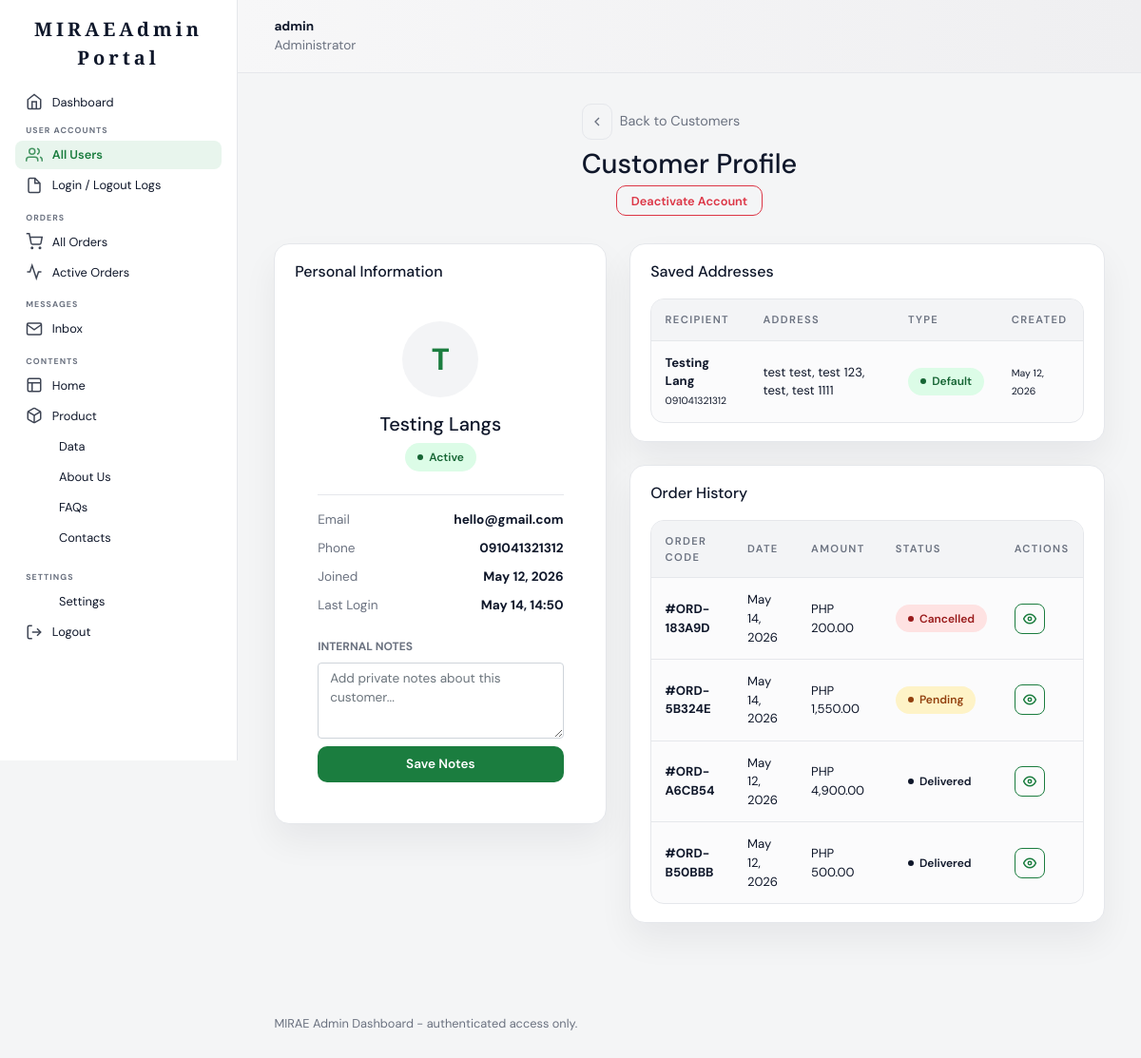
The page /admin/view_customer.php?id=6 (signed in) on the database its author committed.
### tables this page shows
CREATE TABLE `customers` (
  `id` int(11) NOT NULL AUTO_INCREMENT,
  `name` varchar(255) NOT NULL,
  `email` varchar(255) NOT NULL,
  `password` varchar(255) NOT NULL,
  `phone` varchar(20) DEFAULT NULL,
  `address` text DEFAULT NULL,
  `city` varchar(100) DEFAULT NULL,
  `province` varchar(100) DEFAULT NULL,
  `postal_code` varchar(20) DEFAULT NULL,
  `status` enum('Active','Inactive') NOT NULL DEFAULT 'Active',
  `notes` text DEFAULT NULL,
  `created_at` timestamp NOT NULL DEFAULT current_timestamp(),
  `last_login` timestamp NULL DEFAULT NULL,
  `last_logout` timestamp NULL DEFAULT NULL,
  PRIMARY KEY (`id`),
  UNIQUE KEY `email` (`email`)
);

CREATE TABLE `customer_addresses` (
  `id` int(11) NOT NULL AUTO_INCREMENT,
  `customer_id` int(11) NOT NULL,
  `recipient_name` varchar(255) NOT NULL,
  `mobile_number` varchar(20) NOT NULL,
  `house_unit_no` varchar(100) DEFAULT NULL,
  `street` varchar(255) DEFAULT NULL,
  `barangay` varchar(100) DEFAULT NULL,
  `city_municipality` varchar(100) DEFAULT NULL,
  `province` varchar(100) DEFAULT NULL,
  `zip_code` varchar(20) DEFAULT NULL,
  `is_default` tinyint(1) DEFAULT 0,
  `created_at` timestamp NOT NULL DEFAULT current_timestamp(),
  PRIMARY KEY (`id`),
  KEY `customer_id` (`customer_id`),
  CONSTRAINT `customer_addresses_ibfk_1` FOREIGN KEY (`customer_id`) REFERENCES `customers` (`id`) ON DELETE CASCADE
);

CREATE TABLE `orders` (
  `id` int(11) NOT NULL AUTO_INCREMENT,
  `order_code` varchar(50) NOT NULL,
  `customer_id` int(11) NOT NULL,
  `total` decimal(10,2) NOT NULL DEFAULT 0.00,
  `payment_status` enum('Paid','Unpaid') NOT NULL DEFAULT 'Unpaid',
  `payment_method` varchar(100) DEFAULT NULL,
  `order_status` enum('Pending','Confirmed','Out for Delivery','Delivered','Cancelled') NOT NULL DEFAULT 'Pending',
  `shipping_method` varchar(100) DEFAULT NULL,
  `tracking_number` varchar(100) DEFAULT NULL,
  `created_at` timestamp NOT NULL DEFAULT current_timestamp(),
  PRIMARY KEY (`id`),
  UNIQUE KEY `order_code` (`order_code`),
  KEY `customer_id` (`customer_id`),
  CONSTRAINT `orders_ibfk_1` FOREIGN KEY (`customer_id`) REFERENCES `customers` (`id`) ON DELETE CASCADE
);

### admin/view_customer.php (the view, shortened to what this page needs)
<?php
require_once __DIR__ . '/../config/db.php';
$customerId = isset($_GET['id']) ? (int)$_GET['id'] : 0;
$customer = null;
$stmt = $conn->prepare("SELECT * FROM customers WHERE id = ?");
$stmt->bind_param("i", $customerId);
$stmt->execute();
$result = $stmt->get_result();
if ($result->num_rows > 0) {
    $customer = $result->fetch_assoc();
}
$addresses = [];
$stmt = $conn->prepare("SELECT * FROM customer_addresses WHERE customer_id = ? ORDER BY is_default DESC, created_at DESC");
$stmt->bind_param("i", $customerId);
$stmt->execute();
$result = $stmt->get_result();
while ($row = $result->fetch_assoc()) {
    $addresses[] = $row;
}
$orders = [];
$stmt = $conn->prepare("SELECT * FROM orders WHERE customer_id = ? ORDER BY created_at DESC");
$stmt->bind_param("i", $customerId);
$stmt->execute();
$result = $stmt->get_result();
while ($row = $result->fetch_assoc()) {
    $orders[] = $row;
}
include __DIR__ . '/includes/header.php';
include __DIR__ . '/includes/sidebar.php';
?>
<main class="admin-content">
    <div class="page-header" style="display: flex; justify-content: space-between; align-items: center;">
        <div>
            <div style="display: flex; align-items: center; gap: 0.5rem; margin-bottom: 0.5rem;">
                <a href="customers.php" class="btn btn-outline-secondary btn-sm" style="width: 32px; padding: 0; display: inline-flex; align-items: center; justify-content: center;">
                    <svg viewBox="0 0 24 24" width="16" height="16" fill="none" stroke="currentColor" stroke-width="2"><polyline points="15 18 9 12 15 6"></polyline></svg>
                </a>
                <span style="color: var(--admin-muted); font-size: 0.9rem;">Back to Customers</span>
            </div>
            <h1>Customer Profile</h1>
        </div>
        <div class="header-actions">
            <button class="btn <?php echo $customer['status'] === 'Active' ? 'btn-outline-danger' : 'btn-outline-success'; ?>">
                <?php echo $customer['status'] === 'Active' ? 'Deactivate Account' : 'Reactivate Account'; ?>
            </button>
        </div>
    </div>
    <div class="dashboard-grid" style="grid-template-columns: 350px 1fr; gap: 1.5rem;">
        <div class="content-card" style="height: fit-content;">
            <div class="table-header">
                <h3>Personal Information</h3>
            </div>
            <div style="padding: 1.5rem;">
                <div style="text-align: center; margin-bottom: 1.5rem;">
                    <div style="width: 80px; height: 80px; background: #f3f4f6; border-radius: 50%; display: flex; align-items: center; justify-content: center; margin: 0 auto 1rem; font-size: 2rem; font-weight: 700; color: var(--admin-accent);">
                        <?php echo strtoupper(substr($customer['name'], 0, 1)); ?>
                    </div>
                    <h2 style="margin: 0; font-size: 1.25rem;"><?php echo htmlspecialchars($customer['name']); ?></h2>
                    <span class="status-pill <?php echo $customer['status'] === 'Active' ? 'status-completed' : 'status-cancelled'; ?>" style="margin-top: 0.5rem;">
                        <?php echo $customer['status']; ?>
                    </span>
                </div>
                <div class="metric-stack" style="border-top: 1px solid var(--admin-border); padding-top: 1rem;">
                    <div class="metric-row">
                        <span>Email</span>
                        <strong><?php echo htmlspecialchars($customer['email']); ?></strong>
                    </div>
                    <div class="metric-row">
                        <span>Phone</span>
                        <strong><?php echo htmlspecialchars($customer['phone'] ?: 'N/A'); ?></strong>
                    </div>
                    <div class="metric-row">
                        <span>Joined</span>
                        <strong><?php echo date('M d, Y', strtotime($customer['created_at'])); ?></strong>
                    </div>
                    <div class="metric-row">
                        <span>Last Login</span>
                        <strong><?php echo $customer['last_login'] ? date('M d, H:i', strtotime($customer['last_login'])) : 'Never'; ?></strong>
                    </div>
                </div>
                <div style="margin-top: 1.5rem;">
                    <label style="font-size: 0.75rem; font-weight: 700; text-transform: uppercase; color: var(--admin-muted); display: block; margin-bottom: 0.5rem;">Internal Notes</label>
                    <textarea class="form-control" style="width: 100%; height: 80px; font-size: 0.85rem;" placeholder="Add private notes about this customer..."><?php echo htmlspecialchars($customer['notes'] ?? ''); ?></textarea>
                    <button class="btn btn-primary btn-sm" style="margin-top: 0.5rem; width: 100%;">Save Notes</button>
                </div>
            </div>
        </div>
        <div style="display: flex; flex-direction: column; gap: 1.5rem;">
            <div class="table-card">
                <div class="table-header">
                    <h3>Saved Addresses</h3>
                </div>
                <div class="table-wrap">
                    <table>
                        <thead>
                            <tr>
                                <th>Recipient</th>
                                <th>Address</th>
                                <th>Type</th>
                                <th>Created</th>
                            </tr>
                        </thead>
                        <tbody>
                            <?php if (empty($addresses)) : ?>
                                <tr><td colspan="4">No addresses saved.</td></tr>
                            <?php else : ?>
                                <?php foreach ($addresses as $addr) : ?>
                                    <tr>
                                        <td>
                                            <strong><?php echo htmlspecialchars($addr['recipient_name']); ?></strong><br>
                                            <small><?php echo htmlspecialchars($addr['mobile_number']); ?></small>
                                        </td>
                                        <td>
                                            <?php echo htmlspecialchars($addr['house_unit_no'] . ' ' . $addr['street']); ?>,
                                            <?php echo htmlspecialchars($addr['barangay']); ?>,
                                            <?php echo htmlspecialchars($addr['city_municipality']); ?>,
                                            <?php echo htmlspecialchars($addr['province']); ?> <?php echo htmlspecialchars($addr['zip_code']); ?>
                                        </td>
                                        <td>
                                            <?php if ($addr['is_default']) : ?>
                                                <span class="status-pill status-completed">Default</span>
                                            <?php else : ?>
                                                <span class="status-pill status-pending">Secondary</span>
                                            <?php endif; ?>
                                        </td>
                                        <td><small><?php echo date('M d, Y', strtotime($addr['created_at'])); ?></small></td>
                                    </tr>
                                <?php endforeach; ?>
                            <?php endif; ?>
                        </tbody>
                    </table>
                </div>
            </div>
            <div class="table-card">
                <div class="table-header">
                    <h3>Order History</h3>
                </div>
                <div class="table-wrap">
                    <table>
                        <thead>
                            <tr>
                                <th>Order Code</th>
                                <th>Date</th>
                                <th>Amount</th>
                                <th>Status</th>
                                <th>Actions</th>
                            </tr>
                        </thead>
                        <tbody>
                            <?php if (empty($orders)) : ?>
                                <tr><td colspan="5">No orders placed yet.</td></tr>
                            <?php else : ?>
                                <?php foreach ($orders as $order) : ?>
                                    <tr>
                                        <td><strong>#<?php echo htmlspecialchars($order['order_code']); ?></strong></td>
                                        <td><?php echo date('M d, Y', strtotime($order['created_at'])); ?></td>
                                        <td>PHP <?php echo number_format($order['total'], 2); ?></td>
                                        <td>
                                            <?php
                                            $os = strtolower(str_replace(' ', '-', $order['order_status']));
                                            $os_class = 'status-' . $os;
                                            ?>
                                            <span class="status-pill <?php echo $os_class; ?>">
                                                <?php echo htmlspecialchars($order['order_status']); ?>
                                            </span>
                                        </td>
                                        <td>
                                            <a href="view_order.php?id=<?php echo $order['id']; ?>" class="btn btn-outline-primary btn-sm btn-icon" title="View Order">
                                                <svg viewBox="0 0 24 24" width="14" height="14" fill="none" stroke="currentColor" stroke-width="2.5"><path d="M1 12s4-8 11-8 11 8 11 8-4 8-11 8-11-8-11-8z"></path><circle cx="12" cy="12" r="3"></circle></svg>
                                            </a>
                                        </td>
                                    </tr>
                                <?php endforeach; ?>
                            <?php endif; ?>
                        </tbody>
                    </table>
                </div>
            </div>
        </div>
    </div>
</main>
<?php include __DIR__ . '/includes/footer.php'; ?>

### rows shown on the page
customers: name "T", name "Testing Langs", status "Active", email "hello@gmail.com", phone "091041321312", created_at "May 12, 2026", last_login "May 14, 14:50"
customer_addresses: recipient_name "Testing Lang", mobile_number "091041321312", house_unit_no+street "test test", barangay "test 123", city_municipality "test", province "test", zip_code "1111", is_default "Default", created_at "May 12, 2026"
orders: order_code "ORD-183A9D", created_at "May 14, 2026", total "200.00", order_status "Cancelled"
orders: order_code "ORD-5B324E", created_at "May 14, 2026", total "1,550.00", order_status "Pending"
orders: order_code "ORD-A6CB54", created_at "May 12, 2026", total "4,900.00", order_status "Delivered"
orders: order_code "ORD-B50BBB", created_at "May 12, 2026", total "500.00", order_status "Delivered"

### other values the page prints
$adminName "admin"
$adminRole "Administrator"
